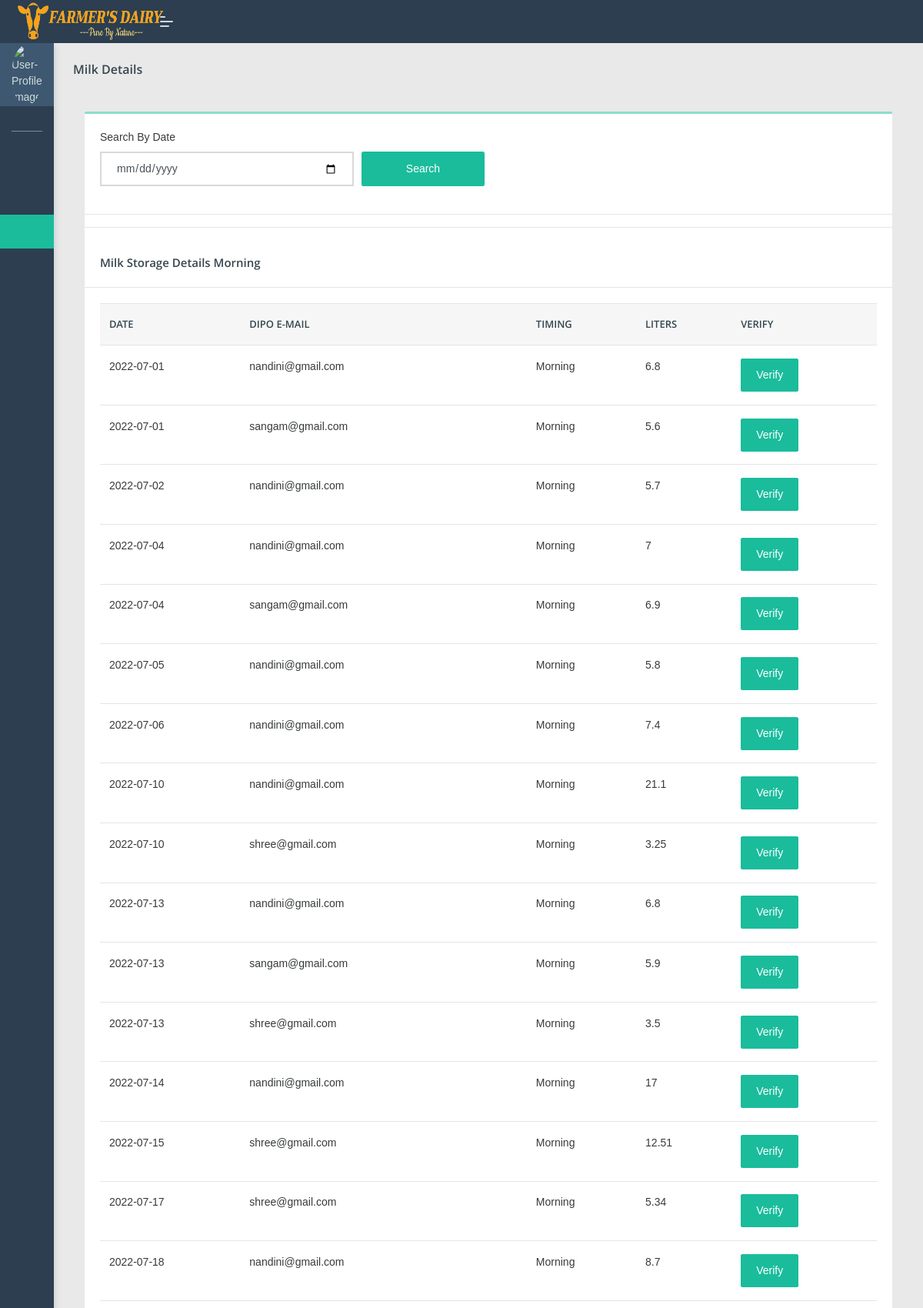
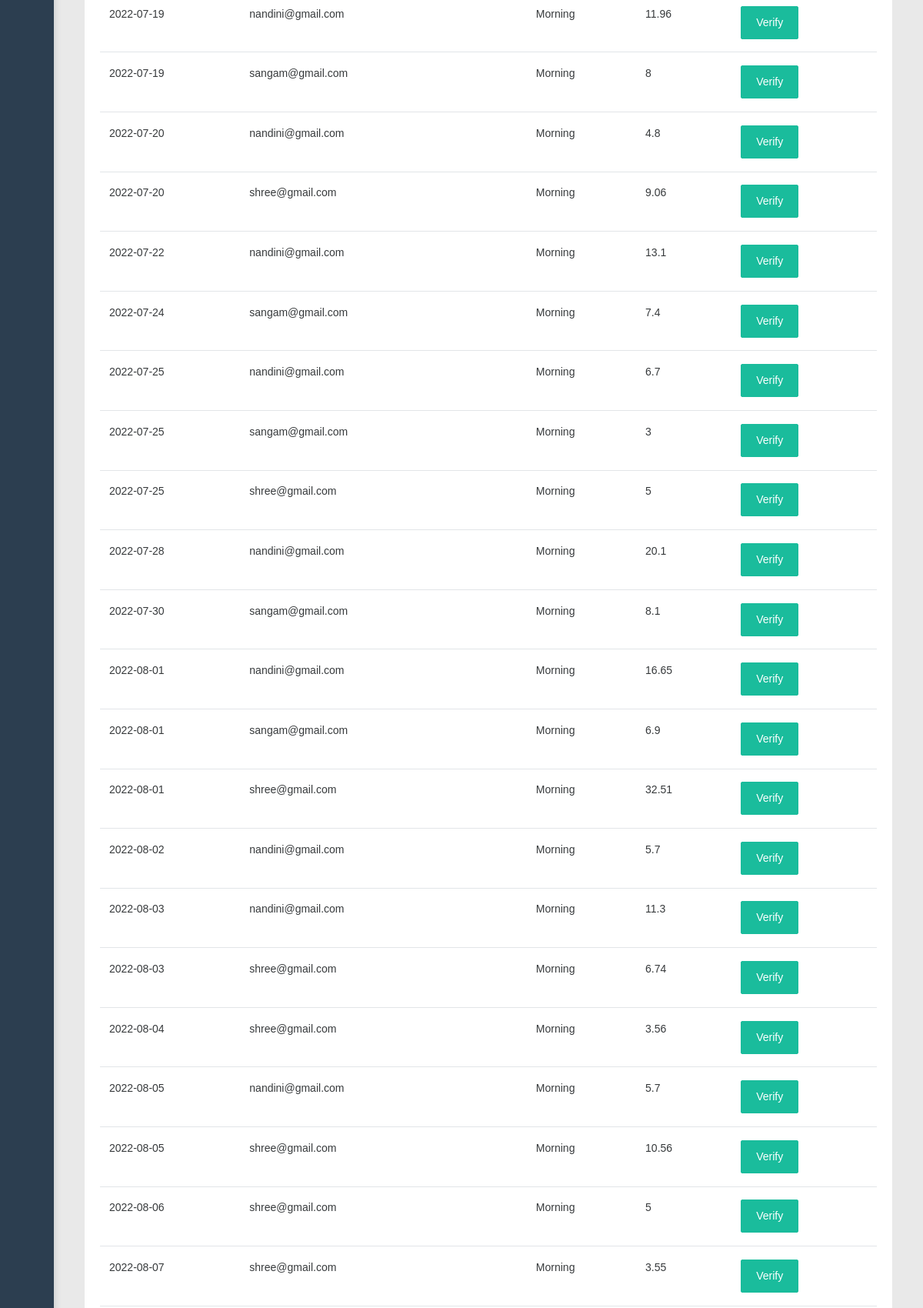
The page /admin/viewmilk.php (upper part) on the database its author committed (2 pictures, top to bottom).
### tables this page shows
CREATE TABLE `add_milk` (
  `am_id` int(100) NOT NULL,
  `name` varchar(100) NOT NULL,
  `user_no` varchar(100) NOT NULL,
  `phno` varchar(100) NOT NULL,
  `date` date NOT NULL,
  `time` varchar(100) NOT NULL,
  `clr` varchar(100) NOT NULL,
  `fat` float NOT NULL,
  `snf` float NOT NULL,
  `liter` float NOT NULL,
  `amount` float NOT NULL,
  `totalamt` float NOT NULL,
  `dippoid` varchar(100) NOT NULL
);

### admin/viewmilk.php (the view, shortened to what this page needs)
<!DOCTYPE html>
<html lang="en">
<head>
    <link rel="stylesheet" href="assets/css/style.css">
</head>
<body class="">
	<nav class="pcoded-navbar  ">
		<div class="navbar-wrapper  ">
			<div class="navbar-content scroll-div " >
				<div class="">
					<div class="main-menu-header">
						<img class="img-radius" src="assets/images/avatar-2.jpg" alt="User-Profile-Image">
						<div class="user-details">
						</div>
					</div>
				</div>
				<ul class="nav pcoded-inner-navbar ">
					<li class="nav-item pcoded-menu-caption">
					</li>
					<li class="nav-item">
					    <a href="main.php" class="nav-link "><span class="pcoded-micon"><i class="feather icon-home"></i></span><span class="pcoded-mtext">Dashboard</span></a>
					</li>
					<li class="nav-item pcoded-hasmenu">
					    <a href="#!" class="nav-link "><span class="pcoded-micon"><i class="feather icon-align-justify"></i></span><span class="pcoded-mtext">Dippo Details</span></a>
					</li>
					<li class="nav-item">
					    <a href="viewmilk.php" class="nav-link "><span class="pcoded-micon"><i class="feather icon-align-justify"></i></span><span class="pcoded-mtext">Milk Details</span></a>
					</li>
					<li class="nav-item pcoded-hasmenu">
					    <a href="#!" class="nav-link "><span class="pcoded-micon"><i class="feather icon-align-justify"></i></span><span class="pcoded-mtext">Manage Dippo</span></a>
					</li>
					<li class="nav-item">
					    <a href="viewfeed.php" class="nav-link "><span class="pcoded-micon"><i class="feather icon-align-justify"></i></span><span class="pcoded-mtext">View Feedback</span></a>
					</li>
				</ul>
			</div>
		</div>
	</nav>
	<header class="navbar pcoded-header navbar-expand-lg navbar-light header-dark">
				<div class="m-header">
					<a class="mobile-menu" id="mobile-collapse" href="#!"><span></span></a>
					<a href="#!" class="b-brand">
						<img src="assets/images/logo1.png" width="190px" height="50px" class="logo">
					</a>
				</div>
				<div class="collapse navbar-collapse">
					<ul class="navbar-nav mr-auto">
						<li class="nav-item">
							<a href="#!" class="pop-search"><i class="feather icon-search"></i></a>
						</li>
					</ul>
					<ul class="navbar-nav ml-auto">
						<li>
							<div class="dropdown drp-user">
								<a href="#" class="dropdown-toggle" data-toggle="dropdown">
									<i class="feather icon-user"></i>
								</a>
							</div>
						</li>
					</ul>
				</div>
	</header>
<section class="pcoded-main-container">
    <div class="pcoded-content">
        <div class="page-header">
            <div class="page-block">
                <div class="row align-items-center">
                    <div class="col-md-12">
                        <div class="page-header-title">
                            <h5 class="m-b-10">Milk Details</h5>
                        </div>
                    </div>
                </div>
            </div>
        </div>
            <div class="col-md-12">
                <div class="card">
					<div class="card-header">
							<form class="needs-validation" action="#" method="post" >
							<div class="form-row">
								<div class="form-group col-md-4">
                                    <label for="inputEmail4">Search By Date</label>
                                    <input type="date" class="form-control" name="date1" >
                                </div>
								<div class="form-group col-md-2">
									<label for="validationCustom01">&nbsp;</label>
									<button type="submit" name="search1" class="form-control btn btn-primary">Search</button>
								</div>
							</div>
							</form>
                    </div>
					<hr>
					<div class="card-header">
                        <h5>Milk Storage Details Morning</h5>
                    </div>
                    <div class="card-body table-border-style">
                        <div class="table-responsive">
                            <table class="table table-hover">
                                <thead>
                                    <tr>
                                        <th>Date</th>
                                        <th>Dipo E-mail</th>
										<th>Timing</th>
                                        <th>Liters</th>
										<th>Verify </th>
                                    </tr>
                                </thead>
                                <tbody>
									<?php
							   include 'config.php';
							   if(isset($_POST['search1']))
							   {
								   $date1=$_POST['date1'];
								   $sql1="select add_milk.*,sum(add_milk.liter) as liter,dipo_reg.* from add_milk inner join dipo_reg on add_milk.dippoid=dipo_reg.email  where add_milk.time='Morning' and add_milk.date='".$date1."' group by add_milk.dippoid";
								   $result1=mysqli_query($con,$sql1);
								$num1=mysqli_num_rows($result1);
								if($num1>0)
								{
									while($row1=mysqli_fetch_array($result1))
									{
										$am_id=$row1[0];
										$name=$row1['name'];
										$user_no=$row1['user_no'];
										$phno=$row1['phno'];
										$datex=$row1['date'];
										$clr=$row1['clr'];
										$time=$row1['time'];
										$fat=$row1['fat'];
										$snf=$row1['snf'];
										$liter=$row1['liter'];
										$amount=$row1['amount'];
										$totalamt=$row1['totalamt'];
										$dippoid=$row1['dippoid'];
										$liter=$row1['liter'];
										$ph_no=$row1['ph_no'];
								?>
									<tr>
                                        <td><?php echo $date1; ?></td>
                                        <td><?php echo $dippoid; ?></td>
										<td><?php echo $time; ?></td>
                                        <td><?php echo round($liter,2);?></td>
                                         <td><a href="https://api.whatsapp.com/send?phone=91<?php echo $ph_no; ?>&text=Hi,Recieved milk details is verified   on <?php echo $datex;?>, is <?php echo round($liter,2); ?> litre at <?php echo $time; ?> . Thank You." class="btn  btn-primary">Verify</a></td>
                                    </tr>
                                    <?php
									}
								}
							   }
							   else
							   {
								$sql="select date from add_milk group by date";
								$result=mysqli_query($con,$sql);
								$num=mysqli_num_rows($result);
								if($num>0)
								{
									while($row=mysqli_fetch_array($result))
									{
										$date=$row[0];
								$sql1="select add_milk.*,sum(add_milk.liter) as liter,dipo_reg.* from add_milk inner join dipo_reg on add_milk.dippoid=dipo_reg.email  where add_milk.time='Morning' and add_milk.date='".$date."' group by add_milk.dippoid";
								$result1=mysqli_query($con,$sql1);
								$num1=mysqli_num_rows($result1);
								if($num1>0)
								{
									while($row1=mysqli_fetch_array($result1))
									{
										$datex=$row1['date'];
										$time=$row1['time'];
										$dippoid=$row1['dippoid'];
										$liter=$row1['liter'];
										$ph_no=$row1['ph_no'];
								?>
									<tr>
                                        <td><?php echo $date; ?></td>
                                        <td><?php echo $dippoid; ?></td>
										<td><?php echo $time; ?></td>
                                        <td><?php echo round($liter,2);?></td>
                                         <td><a href="https://api.whatsapp.com/send?phone=91<?php echo $ph_no; ?>&text=Hi,Recieved milk details is verified   on <?php echo $datex;?>, is <?php echo round($liter,2); ?> litre at <?php echo $time; ?> . Thank You." class="btn  btn-primary">Verify</a></td>
                                    </tr>
                                    <?php
									}
								}
								}
								}
							   }
								?>
                                </tbody>
                            </table>
                        </div>
                    </div>
                </div>
            </div>
        </div>
</section>
</body>
</html>

### rows shown on the page
add_milk: date "2022-07-01", dippoid "nandini@gmail.com", time "Morning", liter "6.8"
add_milk: date "2022-07-01", dippoid "sangam@gmail.com", time "Morning", liter "5.6"
add_milk: date "2022-07-02", dippoid "nandini@gmail.com", time "Morning", liter "5.7"
add_milk: date "2022-07-04", dippoid "nandini@gmail.com", time "Morning", liter "7"
add_milk: date "2022-07-04", dippoid "sangam@gmail.com", time "Morning", liter "6.9"
add_milk: date "2022-07-05", dippoid "nandini@gmail.com", time "Morning", liter "5.8"
add_milk: date "2022-07-06", dippoid "nandini@gmail.com", time "Morning", liter "7.4"
add_milk: date "2022-07-10", dippoid "nandini@gmail.com", time "Morning", liter "21.1"
add_milk: date "2022-07-10", dippoid "shree@gmail.com", time "Morning", liter "3.25"
add_milk: date "2022-07-13", dippoid "nandini@gmail.com", time "Morning", liter "6.8"
add_milk: date "2022-07-13", dippoid "sangam@gmail.com", time "Morning", liter "5.9"
add_milk: date "2022-07-13", dippoid "shree@gmail.com", time "Morning", liter "3.5"
add_milk: date "2022-07-14", dippoid "nandini@gmail.com", time "Morning", liter "17"
add_milk: date "2022-07-15", dippoid "shree@gmail.com", time "Morning", liter "12.51"
add_milk: date "2022-07-17", dippoid "shree@gmail.com", time "Morning", liter "5.34"
add_milk: date "2022-07-18", dippoid "nandini@gmail.com", time "Morning", liter "8.7"
add_milk: date "2022-07-19", dippoid "nandini@gmail.com", time "Morning", liter "11.96"
add_milk: date "2022-07-19", dippoid "sangam@gmail.com", time "Morning", liter "8"
add_milk: date "2022-07-20", dippoid "nandini@gmail.com", time "Morning", liter "4.8"
add_milk: date "2022-07-20", dippoid "shree@gmail.com", time "Morning", liter "9.06"
add_milk: date "2022-07-22", dippoid "nandini@gmail.com", time "Morning", liter "13.1"
add_milk: date "2022-07-24", dippoid "sangam@gmail.com", time "Morning", liter "7.4"
add_milk: date "2022-07-25", dippoid "nandini@gmail.com", time "Morning", liter "6.7"
add_milk: date "2022-07-25", dippoid "sangam@gmail.com", time "Morning", liter "3"
add_milk: date "2022-07-25", dippoid "shree@gmail.com", time "Morning", liter "5"
add_milk: date "2022-07-28", dippoid "nandini@gmail.com", time "Morning", liter "20.1"
add_milk: date "2022-07-30", dippoid "sangam@gmail.com", time "Morning", liter "8.1"
add_milk: date "2022-08-01", dippoid "nandini@gmail.com", time "Morning", liter "16.65"
add_milk: date "2022-08-01", dippoid "sangam@gmail.com", time "Morning", liter "6.9"
add_milk: date "2022-08-01", dippoid "shree@gmail.com", time "Morning", liter "32.51"
add_milk: date "2022-08-02", dippoid "nandini@gmail.com", time "Morning", liter "5.7"
add_milk: date "2022-08-03", dippoid "nandini@gmail.com", time "Morning", liter "11.3"
add_milk: date "2022-08-03", dippoid "shree@gmail.com", time "Morning", liter "6.74"
add_milk: date "2022-08-04", dippoid "shree@gmail.com", time "Morning", liter "3.56"
add_milk: date "2022-08-05", dippoid "nandini@gmail.com", time "Morning", liter "5.7"
add_milk: date "2022-08-05", dippoid "shree@gmail.com", time "Morning", liter "10.56"
add_milk: date "2022-08-06", dippoid "shree@gmail.com", time "Morning", liter "5"
add_milk: date "2022-08-07", dippoid "shree@gmail.com", time "Morning", liter "3.55"
